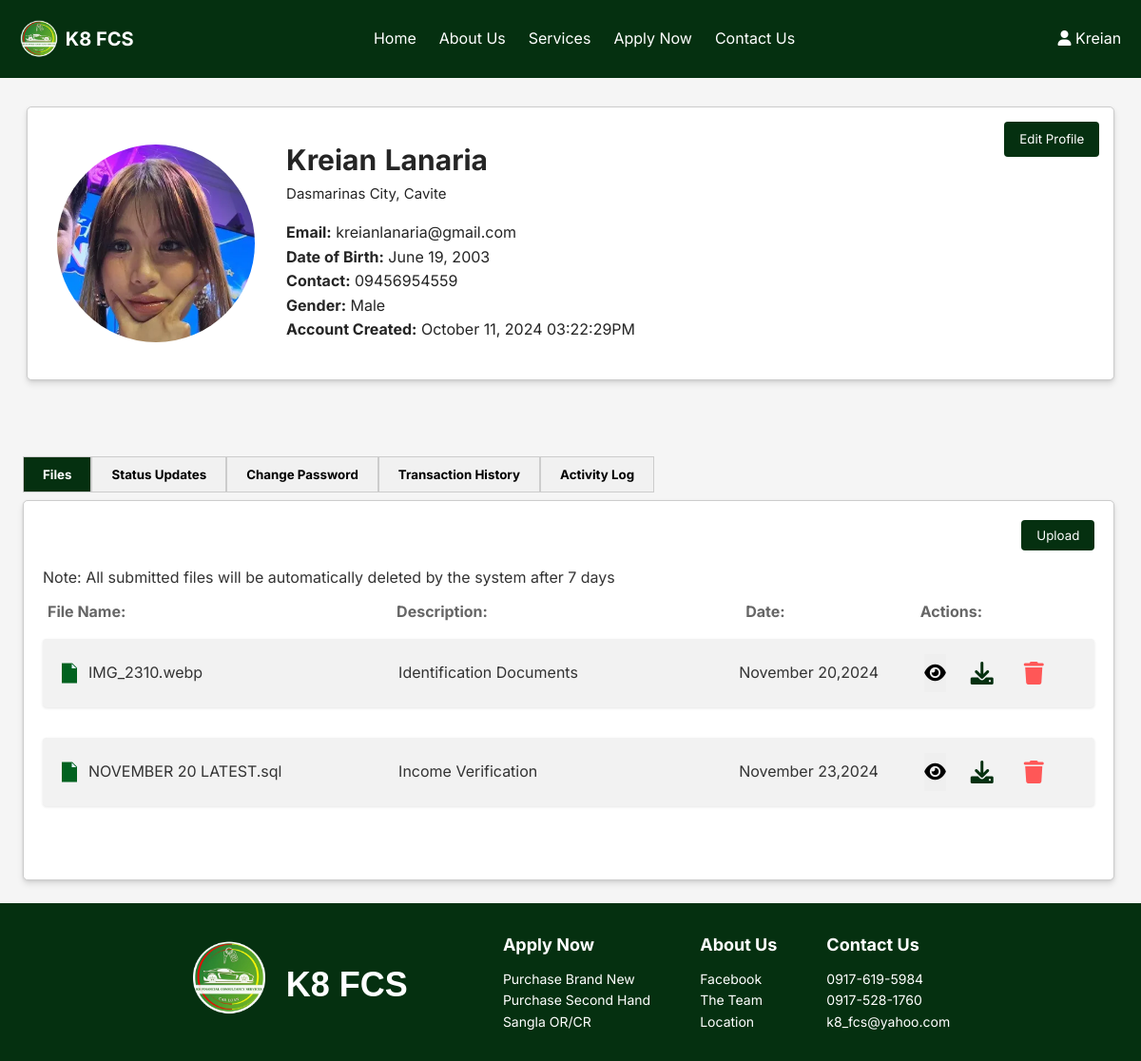
The page /clientside/profile.php (signed in) on the database its author committed.
### tables this page shows
CREATE TABLE `users` (
  `id` int(11) NOT NULL,
  `first_name` varchar(50) NOT NULL,
  `middle_name` varchar(50) DEFAULT NULL,
  `last_name` varchar(50) NOT NULL,
  `age` int(11) NOT NULL,
  `gender` varchar(10) DEFAULT NULL,
  `dob` date NOT NULL,
  `address` varchar(255) DEFAULT NULL,
  `email` varchar(100) NOT NULL,
  `phone` varchar(15) DEFAULT NULL,
  `password` varchar(255) NOT NULL,
  `role` varchar(50) NOT NULL,
  `profile_picture` varchar(255) DEFAULT NULL,
  `created_at` timestamp NOT NULL DEFAULT current_timestamp()
);

CREATE TABLE `files` (
  `id` int(11) NOT NULL,
  `user_email` varchar(255) NOT NULL,
  `file_name` varchar(255) NOT NULL,
  `file_description` text DEFAULT NULL,
  `upload_date` timestamp NOT NULL DEFAULT current_timestamp()
);

### required/headerOnLogin.php (called while the page is built, shortened)
<?php include 'security/idleLogout.php' ?>

### clientside/document-files/fetchFiles.php (the view, shortened to what this page needs)
<?php
$user_email = $_SESSION['user_email'] ?? 'default@example.com';
?>
<div class="files-title-header">
    <div class="button-container">
        <button class="popup-button">Upload</button>
    </div>
</div>
<p class="deletion-note">Note: All submitted files will be automatically deleted by the system after 7 days</p>
<div class="file-header">
    <span class="file-header-item">File Name:</span>
    <span class="file-header-item">Description:</span>
    <span class="file-header-item">Date:</span>
    <span class="file-header-item">Actions:</span>
</div>
<div class="file-list">
    <?php
    $stmt = $conn->prepare("SELECT id, file_name, file_description, upload_date FROM files WHERE user_email = ?");
    $stmt->bind_param("s", $user_email);
    $stmt->execute();
    $result = $stmt->get_result();
    if ($result->num_rows > 0):
        while ($file = $result->fetch_assoc()):
            ?>
            <div class="file-item">
                <div class="file-details">
                    <img aria-hidden="true" alt="file-icon" src="assets/images/file-icon.png" class="file-icon" />
                    <span><?php echo htmlspecialchars($file['file_name']); ?></span>
                </div>
                <div class="file-description">
                    <span><?php echo htmlspecialchars($file['file_description']); ?></span>
                </div>
                <div class="file-date">
                    <span><?php echo date('F d,Y', strtotime($file['upload_date'])); ?></span>
                </div>
                <div class="file-actions">
                    <button class="preview-button" data-file-path="../uploads/<?php echo htmlspecialchars($user_email); ?>/<?php echo htmlspecialchars($file['file_name']); ?>"><i class="fas fa-eye"></i></button>
                    <a class="edit-button download-link" href="../uploads/<?php echo htmlspecialchars($user_email); ?>/<?php echo htmlspecialchars($file['file_name']); ?>" download><i class="fas fa-download"></i></a>
                    <form method="POST" action="deleteFile.php" class="delete-form" style="display:inline;">
                        <button id="delete-button" type="submit"><i class="fas fa-trash"></i></button>
                    </form>
                </div>
            </div>
        <?php endwhile; ?>
    <?php endif; ?>
</div>

### clientside/profile.php (shortened to what this page needs)
<?php
include '../settings/authenticate.php';
$user_email = $_SESSION['email'];
$stmt = $conn->prepare("SELECT first_name, last_name, dob, address, phone, gender, email, profile_picture, created_at FROM users WHERE email = ?");
$stmt->bind_param("s", $user_email);
$stmt->execute();
$result = $stmt->get_result();
$user = $result->fetch_assoc();
?>
<!DOCTYPE html>
<html lang="en">
<head>
<?php include '../required/headerOnLogin.php' ?>
  <link rel="stylesheet" href="../assets/css/profile.css">
  <link rel="stylesheet" href="../assets/css/loader.css">
  <link rel="stylesheet" href="https://cdnjs.cloudflare.com/ajax/libs/font-awesome/5.15.4/css/all.min.css">
  <?php include 'security/idleLogout.php' ?>
</head>
<body>
  <?php require '../required/navbarOnLogin.php' ?>
  <div class="dboard-container">
          <?php include 'user-profile/fetchData.php' ?>
    <div class="dashboard-trackerfiles-container">
        <div class="tabs">
            <button class="tab-button" onclick="openTab(event, 'Files')">Files</button>
            <button class="tab-button" onclick="openTab(event, 'StatusUpdates')">Status Updates</button>
            <button class="tab-button" onclick="openTab(event, 'ChangePassword')">Change Password</button>
            <button class="tab-button" onclick="openTab(event, 'TransactionHistory')">Transaction History</button>
            <button class="tab-button" onclick="openTab(event, 'ActivityLog')">Activity Log</button>
        </div>
        <div id="Files" class="tab-content">
            <div class="dashboard-card" id="dashboard-card-files">
                <div class="file-container">
                    <?php include 'document-files/fetchFiles.php' ?>
                </div>
            </div>
        </div>
      </div>
  </div>
  <footer id="footerContainer">
    <?php include '../required/footerOnLogin.php' ?>
  </footer>
</body>
</html>

### clientside/security/idleLogout.php (shortened to what this page needs)
<link rel="stylesheet" href="https://cdn.jsdelivr.net/npm/alertifyjs@1.13.1/build/css/alertify.min.css">
<link rel="stylesheet" href="https://cdn.jsdelivr.net/npm/alertifyjs@1.13.1/build/css/themes/default.min.css">

### required/navbarOnLogin.php (shortened to what this page needs)
<!DOCTYPE html>
<html lang="en">
<head>
    <link rel="stylesheet" href="../assets/css/required/navbarOnLogin.css">
    <link rel="stylesheet" href="https://cdnjs.cloudflare.com/ajax/libs/font-awesome/6.0.0-beta3/css/all.min.css">
</head>
<body>
    <nav class="navbar">
        <a href="homepage">
            <div class="logo-container">
                    <img src="../assets/images/updated-logo.webp" alt="K8 FCS logo" class="logo">
                    <span class="title">K8 FCS</span>
            </div>
        </a>
        <ul class="nav-links">
            <li class="nav-item"><a href="../clientside/homepage" class="nav-link">Home</a></li>
            <li class="nav-item"><a href="../clientside/aboutus" class="nav-link">About Us</a></li>
            <li class="nav-item"><a href="../clientside/services" class="nav-link">Services</a></li>
            <li class="nav-item dropdown">
                <a href="#" class="nav-link dropbtn" id="applyDropdownBtn">Apply Now</a>
            </li>
            <li class="nav-item"><a href="../clientside/email-us" class="nav-link">Contact Us</a></li>
        </ul>
        <div class="auth-links">
            <div class="dropdown">
                <a href="#" class="nav-link dropbtn" id="userDropdownBtn">
                    <i class="fas fa-user"></i>
                    <?php echo htmlspecialchars($_SESSION['first_name']); ?>
                </a>
            </div>
        </div>
    </nav>
</body>
</html>

### clientside/user-profile/fetchData.php
<div class="fetchdata-container">
    <div class="profile-details-grid">
        <div class="profile-picture-container">
            <img aria-hidden="true" alt="user-icon" src="<?php echo htmlspecialchars($user['profile_picture'] ?: '../assets/images/profile/user.jpg'); ?>" class="profile-picture" />
        </div>
        <div class="profile-name-column">
            <p>
                <strong><?php echo htmlspecialchars($user['first_name']); ?></strong>
                <strong> <?php echo htmlspecialchars($user['last_name']); ?></strong>
            </p>
            <p id="sub-profile-details"><?php echo htmlspecialchars($user['address']); ?></p>
            <div class="profile-details-column">
                <p><strong>Email:</strong> <?php echo htmlspecialchars($user['email']); ?></p>
                <p><strong>Date of Birth:</strong>
                    <?php
                    $dob = new DateTime($user['dob']);
                    echo htmlspecialchars($dob->format('F j, Y'));
                    ?>
                </p>
                <p><strong>Contact:</strong> <?php echo htmlspecialchars($user['phone']); ?></p>
                <p><strong>Gender:</strong> <?php echo htmlspecialchars($user['gender']); ?></p>
                <p><strong>Account Created:</strong>
                    <?php
                    $date = new DateTime($user['created_at']);
                    echo htmlspecialchars($date->format('F j, Y h:i:sA'));
                    ?>
                </p>
            </div>
        </div>
        <div class="edit-button-container">
            <button class="edit-profile-btn" onclick="document.getElementById('editProfileModal').style.display='block'">Edit Profile</button>
        </div>
    </div>
</div>

### required/footerOnLogin.php (shortened to what this page needs)
<!DOCTYPE html>
<html lang="en">
<head>
    <link rel="stylesheet" href="../assets/css/required/footerOnLogin.css">
</head>
<body>
    <footer class="footer">
        <div class="footer-content">
            <div class="footer-image-container">
                <div class="footer-item" id="k8logofooter">
                    <a href="homepage">
                    <img src="../assets/images/updated-logo.webp" alt="K8 FCS Logo" class="footer-logo">
                    </a>
                    <div class="footer-content">
                        <h2 class="footer-title-h2" id="k8fcstitle">K8 FCS</h2>
                    </div>
                </div>
            </div>
            <div class="footer-item-container">
                <div class="footer-items-header">
                    <div class="footer-item" id="footer-applynow">
                        <h2 class="footer-title">Apply Now</h2>
                        <p class="footer-text">
                            <a href="brand-new">Purchase Brand New</a><br>
                            <a href="second-hand">Purchase Second Hand</a><br>
                            <a href="sangla-orcr">Sangla OR/CR</a>
                        </p>
                    </div>
                    <div class="footer-item">
                        <h2 class="footer-title">About Us</h2>
                        <p class="footer-text">
                            <a href="https://www.facebook.com/k8carloan" target="_blank">Facebook</a><br>
                            <a href="meettheteam">The Team</a><br>
                            <a href="https://maps.app.goo.gl/g4Wxyhau343AX8ck9" target="_blank">Location</a>
                        </p>
                    </div>
                </div>
                <div class="footer-items-subheader">
                    <div class="footer-item">
                        <h2 class="footer-title">Contact Us</h2>
                        <p class="footer-text">0917-619-5984<br>
                        0917-528-1760<br>
                        k8_fcs@yahoo.com
                    </p>
                    </div>
                </div>
                </div>
            </div>
    </footer>
</body>
</html>

### assets/css/profile.css (style rules this page uses)
body { margin: 0; font-family: Arial, sans-serif; background-color: whitesmoke; color: #333; }
.dboard-container { display: flex; flex-direction: column; align-items: center; background-color: transparent; padding: 1rem; width: 100%; }
.dashboard-card { margin: 0.5rem; margin-left: 0rem; box-shadow: 0 4px 6px rgba(0, 0, 0, 0.1), 0 1px 3px rgba(0, 0, 0, 0.08); padding: 20px; border: 1px solid #ccc; border-radius: 5px; background-color: #fff; max-height: 25rem; height: 25rem; overflow-y: auto; }
.dashboard-trackerfiles-container { width: 71%; margin: auto; margin-top: 5rem; }
.tabs { display: flex; justify-content: flex-start; }
.tab-button { padding: 10px 20px; cursor: pointer; background-color: #f1f1f1; border: 1px solid #ccc; outline: none; transition: background-color 0.3s; font-weight: bold; }
.tab-button.active { background-color: #053010; color: #fff; }
.tab-content { display: none; }
.fetchdata-container { display: flex; align-items: center; margin-top: 3rem; justify-content: space-between; width: 70%; max-width: 100%; box-sizing: border-box; box-shadow: 0 4px 6px rgba(0, 0, 0, 0.1), 0 1px 3px rgba(0, 0, 0, 0.08); padding: 20px; border: 1px solid #ccc; border-radius: 5px; background-color: #fff; height: 18rem; margin-top: 6rem; flex-direction: column; }
.profile-details-grid { display: flex; gap: 1rem; justify-content: flex-start; width: 100%; }
.profile-picture { border-radius: 50%; width: 13rem; height: 13rem; margin-top: 1rem; }
#sub-profile-details { font-size: 15px; }
.profile-name-column { display: flex; flex-direction: column; color: #252525; font-size: 30px; width: 100%; }
.profile-details-column { font-size: 18px; margin-top: 1rem; }
.submit-button, .popup-button, .close-button, .edit-profile-btn { background-color: #053010; color: #fff; padding: 0.5rem 1rem; border: none; border-radius: 0.25rem; cursor: pointer; }
.edit-profile-btn { height: 2.3rem; }
.button-container { margin-bottom: 1rem; }
.edit-button-container { display: flex; justify-content: flex-end; width: 50%; }
.files-title-header { display: flex; justify-content: space-between; }
.file-header { display: grid; grid-template-columns: 2fr 2fr 1fr 1fr; margin-bottom: 1rem; margin-top: 10px; margin-left: 5px; }
.file-header-item { color: #666; font-weight: bold; text-align: left; }
.file-list { display: flex; flex-direction: column; gap: 1rem; }
.file-item { display: grid; grid-template-columns: 2fr 2fr 1fr 1fr; align-items: center; padding: 1rem; background-color: #f2f2f2; border-radius: 0.25rem; margin-bottom: 1rem; box-shadow: 0 1px 3px rgba(0, 0, 0, 0.1); transition: background-color 0.3s; }
.file-details { display: flex; align-items: center; max-width: 240px; overflow: hidden; white-space: nowrap; text-overflow: normal; vertical-align: middle; }
.file-icon { margin-right: 0.5rem; }
.file-actions { display: flex; text-align: center; }
.edit-button { color: #053010; background-color:transparent; border: none; cursor: pointer; margin-left: 10px; padding: 0.5rem 1rem; text-decoration: none; font-size: 15px; display: flex; align-items: center; gap: 0.5rem; border-radius: 0.25rem; }
.edit-button .fa-download { font-size: 1.5rem; }
#delete-button { color: #ff5757; background-color: transparent; border: none; cursor: pointer; padding: 0.5rem 1rem; text-decoration: none; font-size: 15px; display: flex; align-items: center; gap: 0.5rem; border-radius: 0.25rem; }
#delete-button .fa-trash { font-size: 1.5rem; }
.file-description, .file-date, .file-actions { text-align: left; }
#footerContainer { display: flex; justify-content: flex-end; height: auto; }
.profile-picture-container { display: flex; align-items: center; justify-content: center; width: 30rem; }
.preview-button { margin-left: 1rem; border: 0; cursor: pointer; }
.fa-eye { font-size: 20px; }
@media (max-width: 1325px) { .profile-details-column { font-size: 16px; } }
@media (max-width: 1325px) { .fetchdata-container { width: 98%; padding: 15px; } }
@media (max-width: 1325px) { .dashboard-trackerfiles-container { width: 99%; margin-left: 0.5rem; } }
@media (max-width: 1325px) { .profile-picture { margin-top: 1.5rem; } }
@media (max-width: 1325px) { .profile-name-column { margin-top: 1rem; } }

### rows shown on the page
users: profile_picture (picture), first_name "Kreian", last_name "Lanaria", address "Dasmarinas City, Cavite", email "kreianlanaria@gmail.com", dob "June 19, 2003", phone "09456954559", gender "Male", created_at "October 11, 2024 03:22:29PM"
files: file_name "IMG_2310.webp", file_description "Identification Documents", upload_date "November 20,2024"
files: file_name "NOVEMBER 20 LATEST.sql", file_description "Income Verification", upload_date "November 23,2024"

### other values the page prints
$_SESSION['first_name'] "Kreian"
